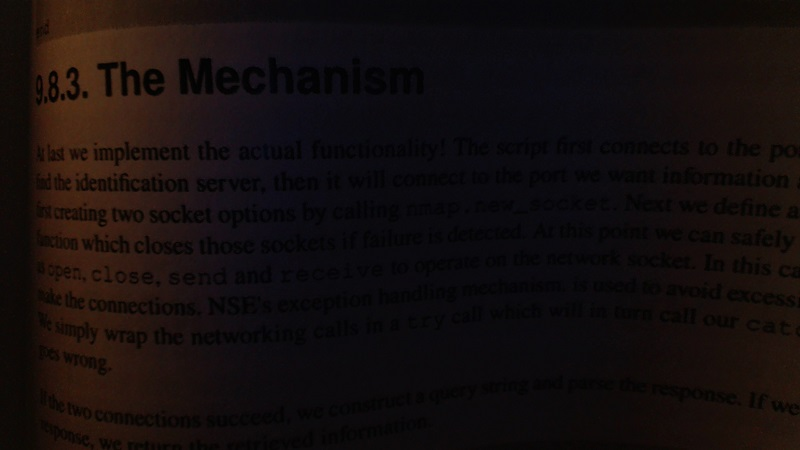
#> input picture OpenCV/images/bookpage.jpg, 800 x 450 px, given in place of the camera
$ python T09-MorphologicalTransformations.py
#> lines starting #> are read from the running program, lines starting #| are printed output that depends on the picture; after the words box and inside, x2 and y2 are one past the last pixel; in counts of white or black regions, pixels touching at a corner belong together
"""
    Overview of Morphological Transformations to remove white noise or noise from filters

    https://pythonprogramming.net/morphological-transformation-python-opencv-tutorial/
"""

import numpy as np
import cv2

cap = cv2.VideoCapture(0)

while True:
    _, frame = cap.read()
#> frame is the input picture: shape (450, 800, 3); mean B, G, R 13.4, 13.6, 20.3
    hsv = cv2.cvtColor(frame, cv2.COLOR_BGR2HSV)
#> hsv: shape (450, 800, 3); mean H, S, V 81.2, 108.8, 21.8

    # Not BRG any more.
    # hsv [hue sat light]
    lower_orange = np.array([3, 160, 0])
    upper_orange = np.array([14, 255, 255])

    # Mask - 0 or 1 depending on the following. Everything in range is 1.
    mask = cv2.inRange(hsv, lower_orange, upper_orange)
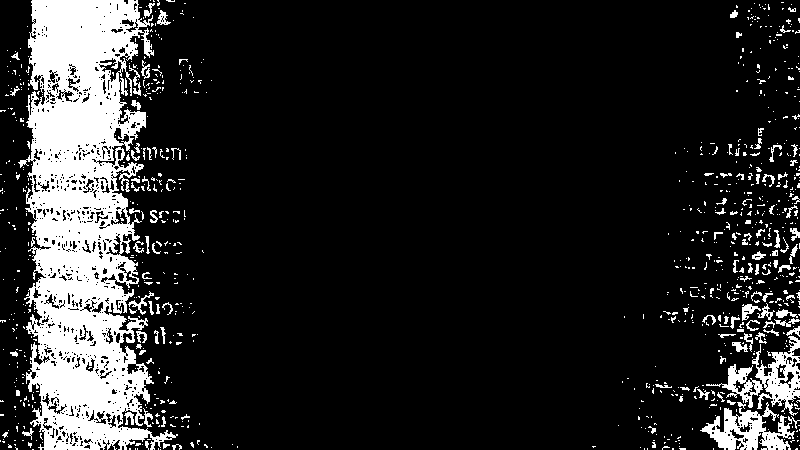
#> mask: shape (450, 800); 14.5% white; 895 white regions (776 under 20 px), largest, box (x1, y1, x2, y2) and area: (18, 0, 178, 450) 39560, (706, 336, 800, 416) 2344, (700, 402, 800, 450) 2130
    # Result. Applied to frame, where frame is equal to frame and where mask equals mask
    # With bitwise operation every 1's in mask we will show color from the frame
    res = cv2.bitwise_and(frame, frame, mask=mask)
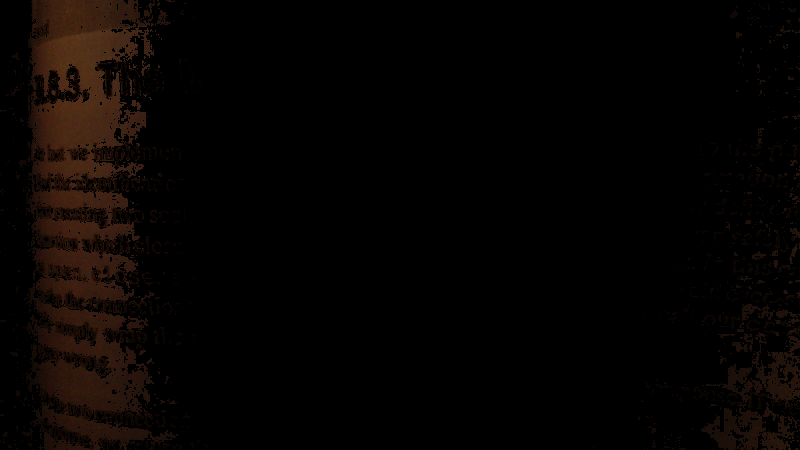
#> res: shape (450, 800, 3); mean B, G, R 1.8, 3.3, 6.2

    # Erosion and dilation
    kernel = np.ones((5, 5), np.uint8)
    erosion = cv2.erode(mask, kernel, iterations=1)
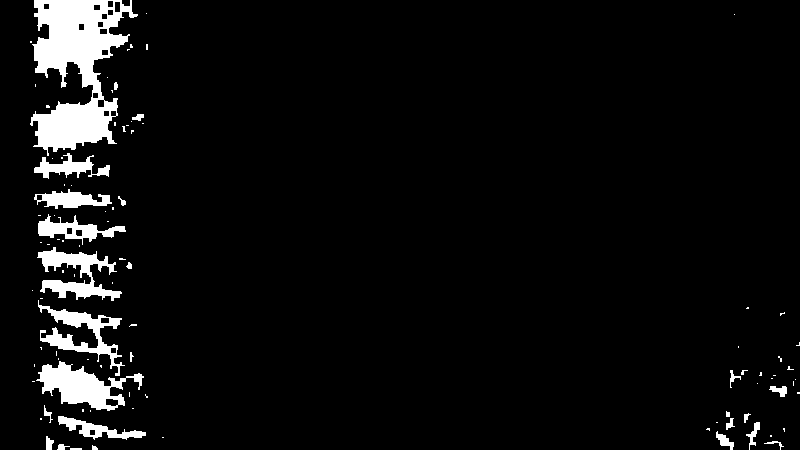
#> erosion: shape (450, 800); 5.4% white; 95 white regions (69 under 20 px), largest, box (x1, y1, x2, y2) and area: (30, 0, 138, 156) 8615, (36, 361, 144, 411) 2425, (37, 247, 122, 301) 1891
    dilation = cv2.dilate(mask, kernel, iterations=1)
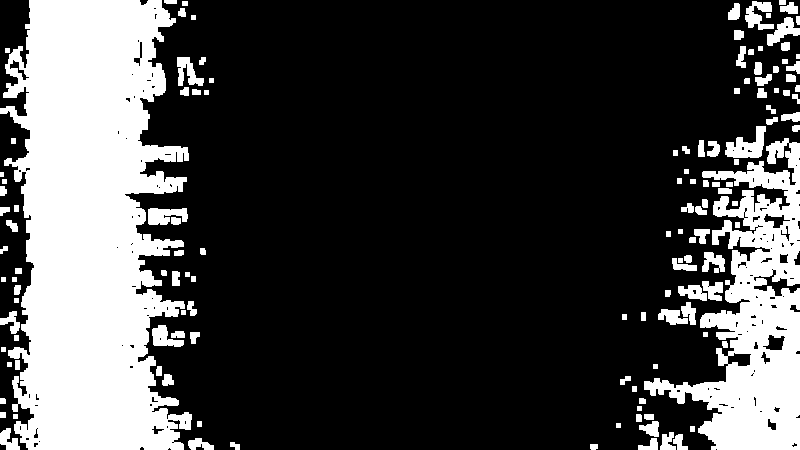
#> dilation: shape (450, 800); 26% white; 132 white regions, largest, box (x1, y1, x2, y2) and area: (0, 0, 192, 450) 61103, (644, 138, 800, 450) 21031, (725, 126, 766, 158) 721

    # Opening and Closing
    # False positives are noises in background, and false negatives are noises in object
    # Opening to remove false positives
    opening = cv2.morphologyEx(mask, cv2.MORPH_OPEN, kernel)
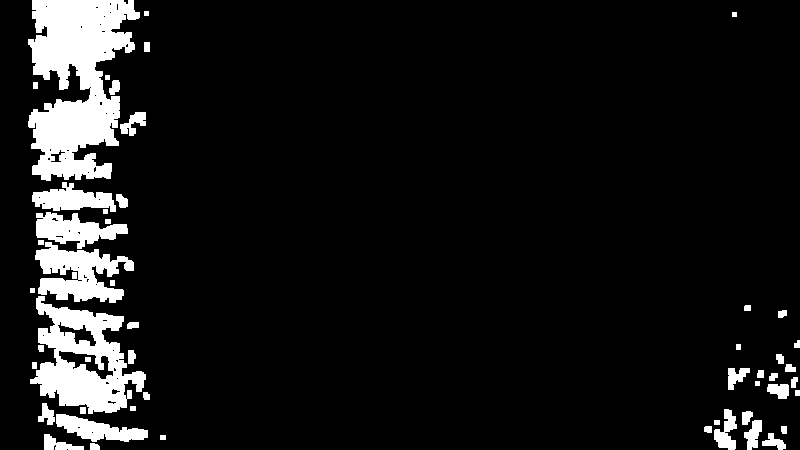
#> opening: shape (450, 800); 8.9% white; 52 white regions, largest, box (x1, y1, x2, y2) and area: (28, 0, 140, 181) 12670, (30, 296, 146, 414) 6854, (35, 242, 134, 303) 3383
    closing = cv2.morphologyEx(mask, cv2.MORPH_CLOSE, kernel)
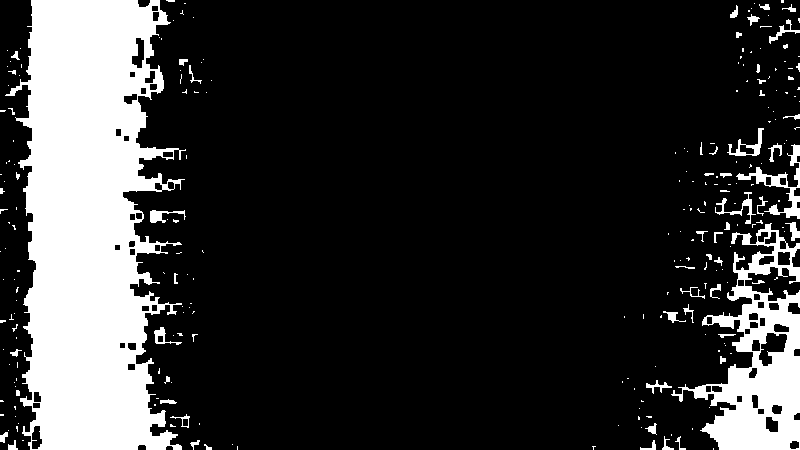
#> closing: shape (450, 800); 19.4% white; 243 white regions (185 under 20 px), largest, box (x1, y1, x2, y2) and area: (5, 0, 186, 450) 53282, (671, 223, 800, 450) 11471, (736, 144, 800, 219) 1000

    cv2.imshow('frame', frame)
    cv2.imshow('res', res)
    cv2.imshow('erosion', erosion)
    cv2.imshow('dilation', dilation)
    cv2.imshow('opening', opening)
    cv2.imshow('closing', closing)

    k = cv2.waitKey(5) & 0xFF
#> (key Esc is pressed here)
    if k == 27:
        break

cv2.destroyAllWindows()
cap.release()
